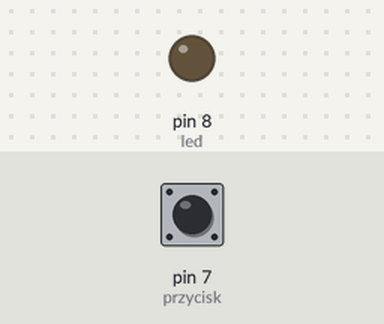
Recording of a sketch running on a simulated Arduino Uno, built with avr-gcc and run on an emulated ATmega328P. On the bench: output pins drawn as LEDs (lit = HIGH). The test bench sets the inputs (shaded band); at power-on: pin 7 (przycisk) HIGH.

Above: at 1.2 s.
1.3 s: pin 7 (przycisk) pulled LOW for 0.15 s
At 1.37 s:
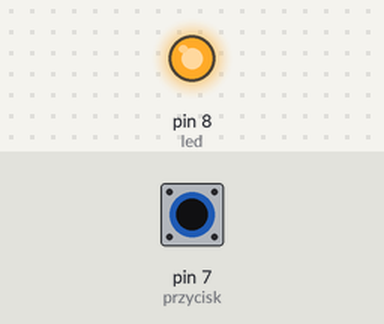
2.9 s: pin 7 (przycisk) pulled LOW for 3.2 s
At 7.0 s:
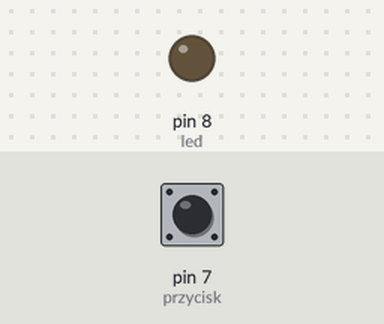
Timing chart, 0 to 8.5 s (numbered marks = the images above; inputs shaded):
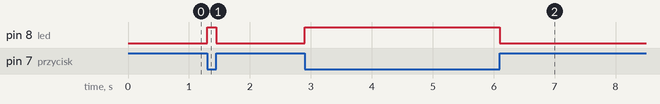

Measured:
- after the input at 1.3 s, pin 8 (led): LOW → HIGH at once, → LOW 0.15 s later
- after the input at 2.9 s, pin 8 (led): LOW → HIGH at once, → LOW 3.2 s later

The sketch:

Zad01.ino
```cpp
#define przycisk 7
#define led 8
void setup()
{
  pinMode(przycisk,INPUT_PULLUP);
  pinMode(led, OUTPUT);

  digitalWrite(led,LOW);
}

void loop()
{
  if(digitalRead(przycisk) == LOW)
    digitalWrite(led,HIGH);
  else
    digitalWrite(led,LOW);

}
```
